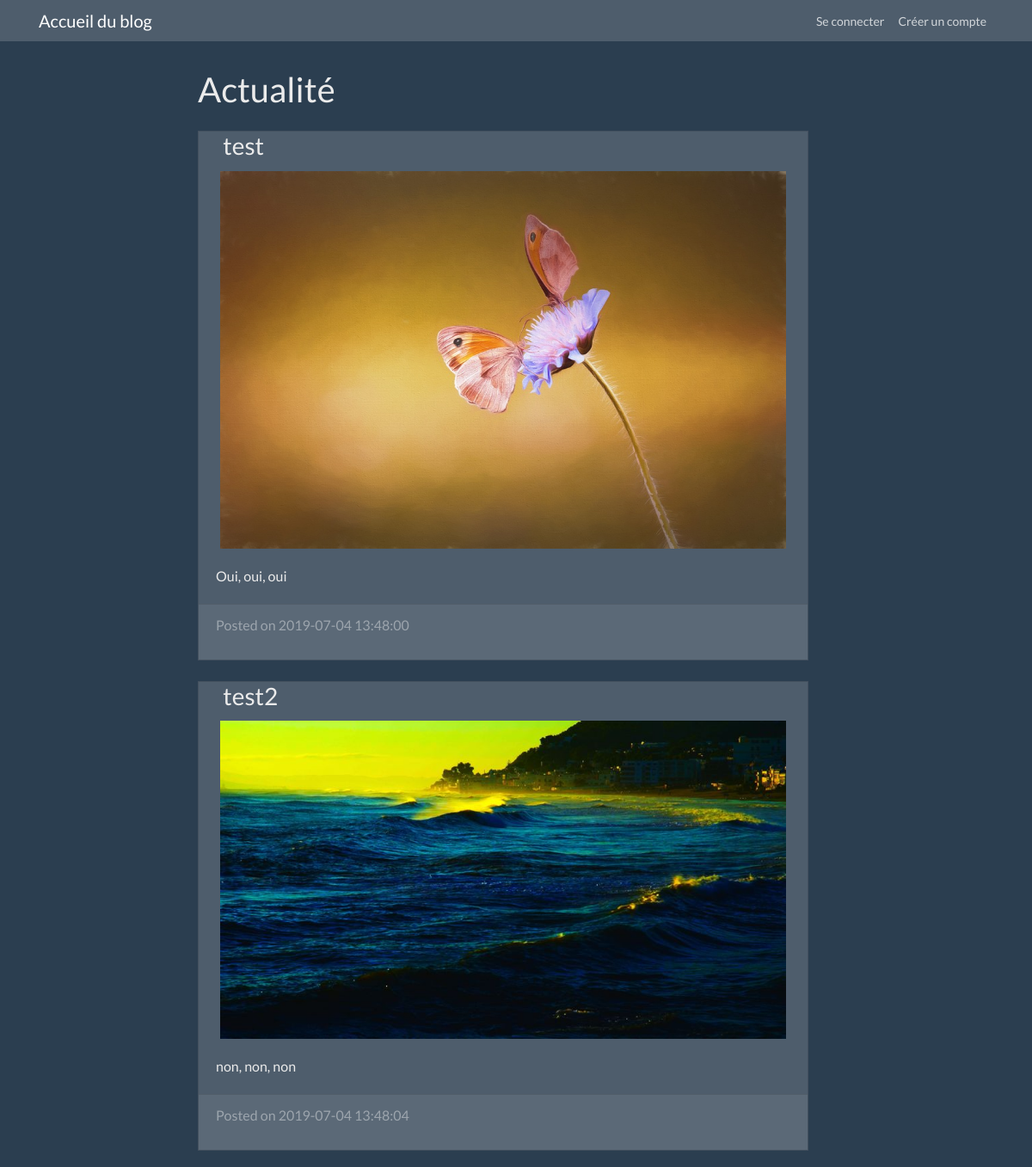
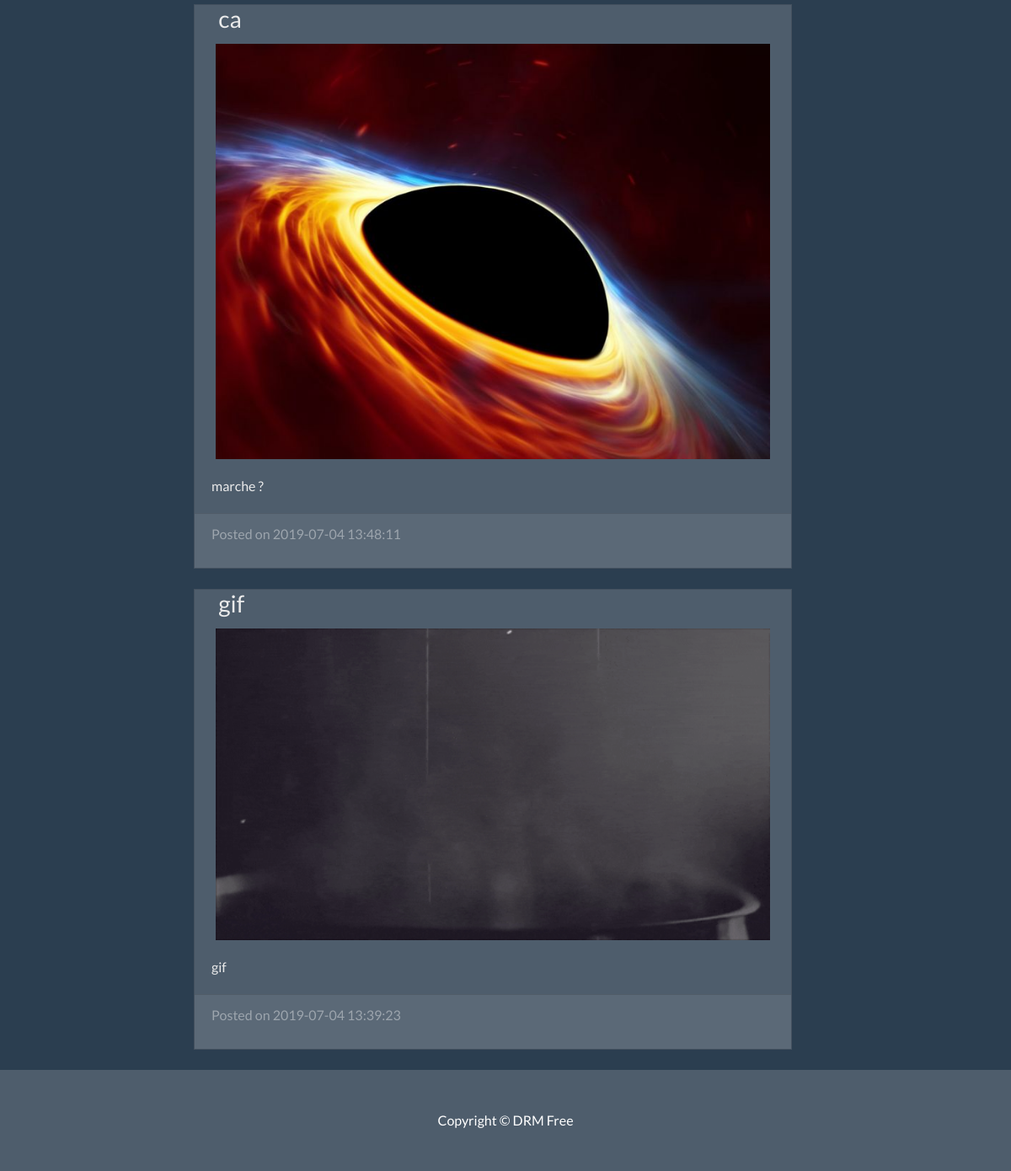
The page / on the database its author committed (2 pictures, top to bottom).
### tables this page shows
CREATE TABLE `post` (
  `idPost` int(11) NOT NULL AUTO_INCREMENT,
  `title` varchar(255) NOT NULL,
  `commentaire` varchar(255) DEFAULT NULL,
  `photo` varchar(255) DEFAULT NULL,
  `date_upload` timestamp NOT NULL DEFAULT CURRENT_TIMESTAMP ON UPDATE CURRENT_TIMESTAMP,
  `idUser` int(11) NOT NULL,
  PRIMARY KEY (`idPost`),
  KEY `idUser` (`idUser`),
  CONSTRAINT `post_ibfk_1` FOREIGN KEY (`idUser`) REFERENCES `users` (`idUser`) ON DELETE CASCADE ON UPDATE CASCADE
);

### sqlRequete/db.php (called while the page is built, shortened)
<?php
$user = 'root';
$pass = '0000';
$connect = new PDO('mysql:host=localhost;dbname=website', $user, $pass);
$requete = $connect->prepare("SELECT * FROM post");
$requete->execute();
$allPost = $requete->fetchAll(PDO::FETCH_ASSOC);

### index.php (the view, shortened to what this page needs)
<?php
require_once("./sqlRequete/db.php");
if ($_SESSION) {
  include('./headerLogOn.php');
} else {
  include('./header.php');
}
?>
<div class="container">
  <div class="row">
    <div class="col-md-8">
      <h1 class="my-4">Actualité</h1>
      <?php foreach ($allPost as $post) : ?>
        <div class="card mb-4">
          <h3 class="card-title"> <?= $post['title'] ?> </h3>
          <div class="image_style">
            <img src="./css/photos/<?= $post['photo'] ?>" />
          </div>
          <div class="card-body">
            <p class="card-text"> <?= $post['commentaire'] ?> </p>
          </div>
          <div class="card-footer text-muted">
            <p> Posted on <?= $post['date_upload'] ?> </p>
          </div>
        </div>
      <?php endforeach ?>
    </div>
  </div>
</div>
<?php include('./footer.php') ?>

### header.php (shortened to what this page needs)
<!DOCTYPE html>
<html lang="en">
<head>
  <link href="vendor/bootstrap/css/bootstrap.min.css" rel="stylesheet">
  <link href="css/blog-home.css" rel="stylesheet">
</head>
<body>
  <nav class="navbar navbar-expand-lg navbar-dark bg-dark fixed-top">
    <div class="container">
      <a class="navbar-brand" href="index.php">Accueil du blog</a>
      <div class="collapse navbar-collapse" id="navbarResponsive">
        <ul class="navbar-nav ml-auto">
          <li class="nav-item">
            <a class="nav-link" href="identifier.php">Se connecter</a>
          </li>
          <li class="nav-item">
            <a class="nav-link" href="créerUtilisateur.php">Créer un compte
            </a>
          </li>
        </ul>
      </div>
    </div>
  </nav>

### footer.php (shortened to what this page needs)
  <footer class="py-5 bg-dark">
    <div class="container">
      <p class="m-0 text-center text-white">Copyright &copy; DRM Free</p>
    </div>
  </footer>
</body>
</html>

### css/blog-home.css (style rules this page uses)
body { padding-top: 56px; height: 88vh; }
.row { height: 100%; width: 100%; display: flex; justify-content: center; }
h3 { padding-left: 4%!important; }
.image_style { display: flex!important; align-items: center!important; justify-content: center!important; }
img { width: 93%!important; }

### rows shown on the page
post: title "test", photo (picture), commentaire "Oui, oui, oui", date_upload "2019-07-04 13:48:00"
post: title "test2", photo (picture), commentaire "non, non, non", date_upload "2019-07-04 13:48:04"
post: title "ca", photo (picture), commentaire "marche ?", date_upload "2019-07-04 13:48:11"
post: title "gif", photo (picture), commentaire "gif", date_upload "2019-07-04 13:39:23"
